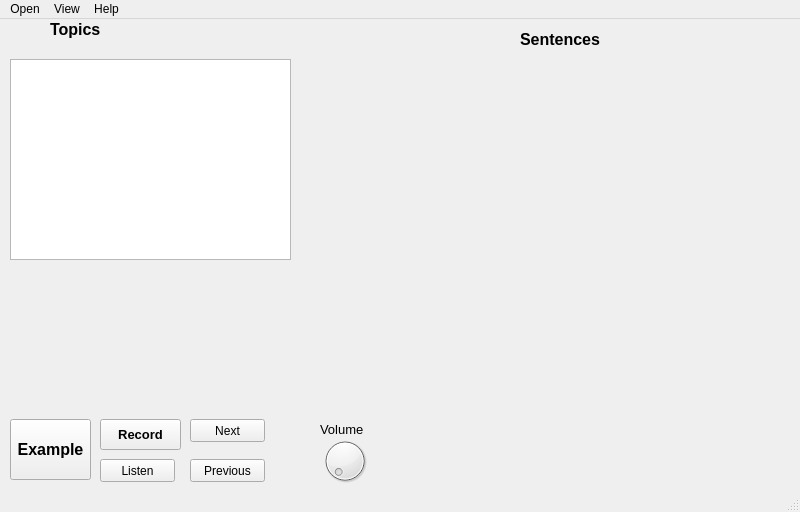
<?xml version="1.0" encoding="UTF-8"?>
<ui version="4.0">
 <class>MainWindow</class>
 <widget class="QMainWindow" name="MainWindow">
  <property name="geometry">
   <rect>
    <x>0</x>
    <y>0</y>
    <width>800</width>
    <height>512</height>
   </rect>
  </property>
  <property name="windowTitle">
   <string>MainWindow</string>
  </property>
  <widget class="QWidget" name="centralwidget">
   <widget class="QPushButton" name="recordbutton">
    <property name="geometry">
     <rect>
      <x>100</x>
      <y>400</y>
      <width>81</width>
      <height>31</height>
     </rect>
    </property>
    <property name="font">
     <font>
      <pointsize>10</pointsize>
      <weight>75</weight>
      <bold>true</bold>
     </font>
    </property>
    <property name="text">
     <string>Record</string>
    </property>
   </widget>
   <widget class="QPushButton" name="listenbutton">
    <property name="geometry">
     <rect>
      <x>100</x>
      <y>440</y>
      <width>75</width>
      <height>23</height>
     </rect>
    </property>
    <property name="text">
     <string>Listen</string>
    </property>
   </widget>
   <widget class="QPushButton" name="nextbutton">
    <property name="geometry">
     <rect>
      <x>190</x>
      <y>400</y>
      <width>75</width>
      <height>23</height>
     </rect>
    </property>
    <property name="text">
     <string>Next</string>
    </property>
   </widget>
   <widget class="QPushButton" name="prevbutton">
    <property name="geometry">
     <rect>
      <x>190</x>
      <y>440</y>
      <width>75</width>
      <height>23</height>
     </rect>
    </property>
    <property name="text">
     <string>Previous</string>
    </property>
   </widget>
   <widget class="QLabel" name="prompt">
    <property name="geometry">
     <rect>
      <x>20</x>
      <y>270</y>
      <width>761</width>
      <height>91</height>
     </rect>
    </property>
    <property name="font">
     <font>
      <family>Arial</family>
      <pointsize>20</pointsize>
     </font>
    </property>
    <property name="text">
     <string/>
    </property>
   </widget>
   <widget class="QLabel" name="label_2">
    <property name="geometry">
     <rect>
      <x>520</x>
      <y>10</y>
      <width>91</width>
      <height>21</height>
     </rect>
    </property>
    <property name="font">
     <font>
      <pointsize>12</pointsize>
      <weight>75</weight>
      <bold>true</bold>
     </font>
    </property>
    <property name="text">
     <string>Sentences</string>
    </property>
   </widget>
   <widget class="QDial" name="dial">
    <property name="geometry">
     <rect>
      <x>320</x>
      <y>410</y>
      <width>50</width>
      <height>64</height>
     </rect>
    </property>
   </widget>
   <widget class="QLabel" name="label_3">
    <property name="geometry">
     <rect>
      <x>320</x>
      <y>400</y>
      <width>51</width>
      <height>21</height>
     </rect>
    </property>
    <property name="font">
     <font>
      <pointsize>10</pointsize>
     </font>
    </property>
    <property name="text">
     <string>Volume</string>
    </property>
   </widget>
   <widget class="QTableView" name="tableView">
    <property name="geometry">
     <rect>
      <x>10</x>
      <y>40</y>
      <width>281</width>
      <height>201</height>
     </rect>
    </property>
   </widget>
   <widget class="QLabel" name="label">
    <property name="geometry">
     <rect>
      <x>50</x>
      <y>0</y>
      <width>61</width>
      <height>21</height>
     </rect>
    </property>
    <property name="font">
     <font>
      <pointsize>12</pointsize>
      <weight>75</weight>
      <bold>true</bold>
     </font>
    </property>
    <property name="text">
     <string>Topics</string>
    </property>
   </widget>
   <widget class="QPushButton" name="examplebutton">
    <property name="geometry">
     <rect>
      <x>10</x>
      <y>400</y>
      <width>81</width>
      <height>61</height>
     </rect>
    </property>
    <property name="font">
     <font>
      <family>MS Sans Serif</family>
      <pointsize>12</pointsize>
      <weight>75</weight>
      <bold>true</bold>
     </font>
    </property>
    <property name="text">
     <string>Example</string>
    </property>
   </widget>
  </widget>
  <widget class="QMenuBar" name="menubar">
   <property name="geometry">
    <rect>
     <x>0</x>
     <y>0</y>
     <width>800</width>
     <height>21</height>
    </rect>
   </property>
   <widget class="QMenu" name="menuFile">
    <property name="title">
     <string>Open</string>
    </property>
    <addaction name="actionView"/>
    <addaction name="actionExit"/>
    <addaction name="separator"/>
    <addaction name="actionExit_2"/>
   </widget>
   <widget class="QMenu" name="menuView">
    <property name="title">
     <string>View</string>
    </property>
   </widget>
   <widget class="QMenu" name="menuhelp">
    <property name="title">
     <string>Help</string>
    </property>
   </widget>
   <addaction name="menuFile"/>
   <addaction name="menuView"/>
   <addaction name="menuhelp"/>
  </widget>
  <widget class="QStatusBar" name="statusbar"/>
  <action name="actionView">
   <property name="text">
    <string>Folder</string>
   </property>
  </action>
  <action name="actionExit">
   <property name="text">
    <string>Preference</string>
   </property>
  </action>
  <action name="actionExit_2">
   <property name="text">
    <string>Exit</string>
   </property>
  </action>
 </widget>
 <resources/>
 <connections/>
</ui>
